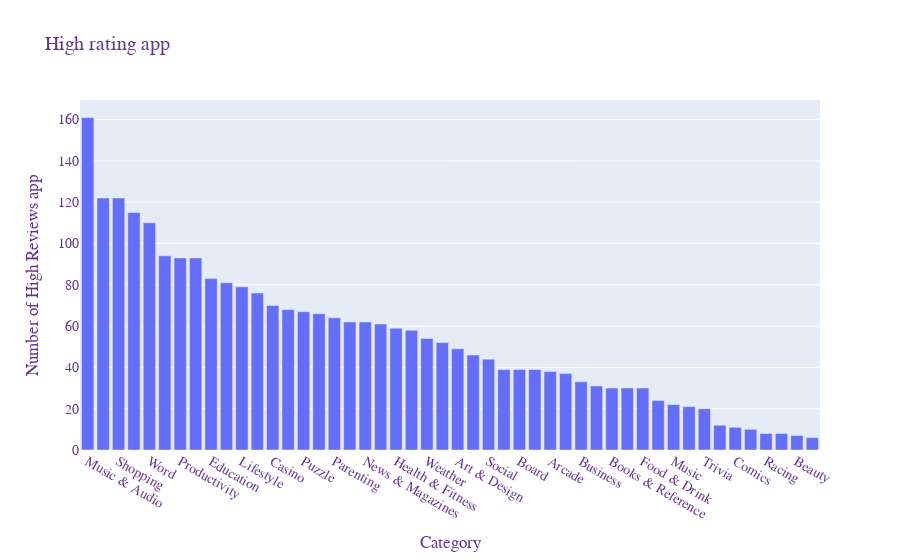

The notebook cell saved with this chart:
### Markdown cell above
# Các phân tích với App có đánh giá cao

## Thể loại

### Code cell
app_free = play_store[play_store['rating_group'] == 'High']['category'].value_counts()
data = [go.Bar(
        x=app_free.index,
        y=app_free.values
)]

layout = go.Layout(
    title="High rating app",
    xaxis_title="Category",
    yaxis_title="Number of High Reviews app",
    font=dict(
        family="Courier New, monospace",
        size=14,
        color="RebeccaPurple"
    )
) 

fig = go.Figure(data=data, layout=layout)

plotly.offline.iplot(fig, filename='app_category')

### Figure 1 — Plotly figure (JSON) as saved in the notebook; plotly's stock layout.template omitted (floating-point values rounded to 4 significant figures)
{"data": [{"type": "bar", "x": ["Music & Audio", "Sports", "Shopping", "Photography", "Word", "Travel & Local", "Productivity", "Tools", "Education", "Video Players & Editors", "Lifestyle", "Card", "Casino", "Finance", "Puzzle", "Auto & Vehicles", "Parenting", "Casual", "News & Magazines", "Maps & Navigation", "Health & Fitness", "Personalization", "Weather", "Simulation", "Art & Design", "Medical", "Social", "Entertainment", "Board", "Action", "Arcade", "Strategy", "Business", "Adventure", "Books & Reference", "Events", "Food & Drink", "Role Playing", "Music", "House & Home", "Trivia", "Dating", "Comics", "Communication", "Racing", "Educational", "Beauty", "Libraries & Demo"], "y": [161, 122, 122, 115, 110, 94, 93, 93, 83, 81, 79, 76, 70, 68, 67, 66, 64, 62, 62, 61, 59, 58, 54, 52, 49, 46, 44, 39, 39, 39, 38, 37, 33, 31, 30, 30, 30, 24, 22, 21, 20, 12, 11, 10, 8, 8, 7, 6]}], "layout": {"font": {"color": "RebeccaPurple", "family": "Courier New, monospace", "size": 14}, "title": {"text": "High rating app"}, "xaxis": {"title": {"text": "Category"}}, "yaxis": {"title": {"text": "Number of High Reviews app"}}}}
